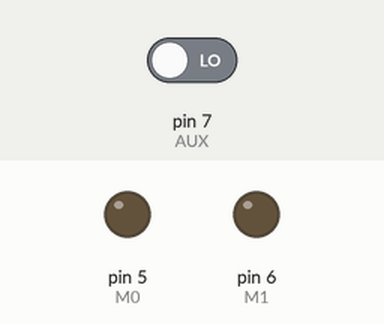
The sketch below on a simulated Arduino Uno, built with avr-gcc and run on an emulated ATmega328P. Parts: output pins drawn as LEDs (lit = HIGH). The inputs (shaded band) are chosen by the test bench; at power-on: pin 7 (AUX) LOW. The modem accepts every AT command (registered, SIM ready, sends succeed) and sends nothing else; what the sketch prints to the serial monitor is not drawn.

Above: at 0.8 s.
0.9 s: pin 7 (AUX) driven HIGH
Timing chart, 0 to 3.9 s (numbered marks = the images above; inputs shaded):
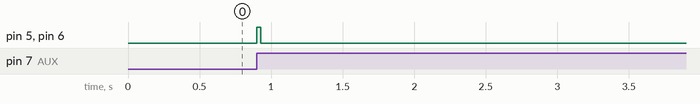

Measured:
- after the input at 0.9 s, pin 5 (M0), pin 6 (M1): LOW → HIGH at once, → LOW 0.03 s later

The sketch:

sketch_test_E32_TTL_100_receive.ino
```cpp
/*2018.1.25  huitian agrismarter.com
   Chen Jiahao
   test lora module E32-TTL-100 on arduino nano
      receiving node
*/
#include <AltSoftSerial.h>

AltSoftSerial uart;
// Board          Transmit  Receive   PWM Unusable
// -----          --------  -------   ------------
// Arduino Uno        9         8         10

const int M0 = 5;  //mode control 0
const int M1 = 6;  //mode control 1
const int AUX = 7;  //AUX detecting
int auxValue = 0;
int receive = 0;
uint8_t buf[6];   //command buffer
//private function declaration
boolean loraReady(void);

void setup() {
  // set up usb serial and software serial
  uart.begin(9600);
  Serial.begin(115200);
  while (!Serial) {
    ; // wait for serial port to connect. Needed for native USB port only
  }

  // set up pins
  pinMode(M0, OUTPUT);
  pinMode(M1, OUTPUT);
  pinMode(AUX, INPUT);

  //set to mode3 setting up
  while (!loraReady());//wait till lora module ready
  digitalWrite(M0, 1);
  digitalWrite(M1, 1);
  delay(10);

  //setting up the parameters in mode3: C0 + 5 bytes of parameters
  buf[0] = 0xC0;  //HEAD (none volatile)
  buf[1] = 0x0 ;   //ADDH  listenning to all addresses
  buf[2] = 0x2  ;  //ADDL
  buf[3] = 0x1A ;  //SPED
  buf[4] = 0x17 ;  //CHAN
  buf[5] = 0x44  ; //OPTION
  while (!loraReady()); //wait till lora module ready
  if (uart.write(buf, 6))
    Serial.println("Parameters have been set up.");
  delay(10);

  //set to mode0 transmitting
  while (!loraReady()); //wait till lora module ready
  digitalWrite(M0, 0);
  digitalWrite(M1, 0);
  Serial.println("Mode 0.");
  delay(10);

}

void loop() {
  // put your main code here, to run repeatedly:
  //get data from lora module
  Serial.println("receiving...");
  if (loraReady()) {
    while (uart.available()) {
      Serial.print("received:");
      receive = uart.read();
      Serial.println(receive, HEX );
    }
    delay(800);
  }
}

//check if lora module is busy
boolean loraReady(void) {
  auxValue = digitalRead(AUX);
  Serial.print("AUX:");
  Serial.println(auxValue);
  return auxValue ? true : false;
}
```
